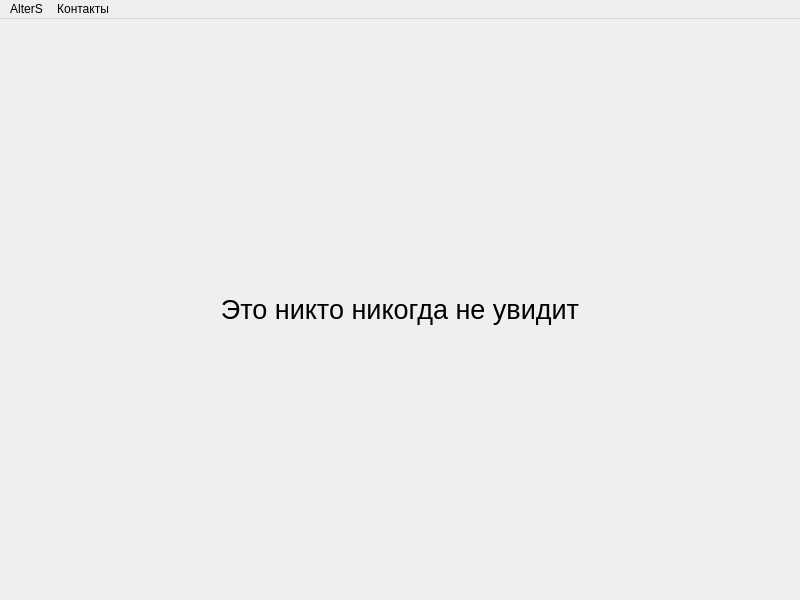
<?xml version="1.0" encoding="UTF-8"?>
<ui version="4.0">
 <class>MainWindow</class>
 <widget class="QMainWindow" name="MainWindow">
  <property name="geometry">
   <rect>
    <x>0</x>
    <y>0</y>
    <width>800</width>
    <height>600</height>
   </rect>
  </property>
  <property name="minimumSize">
   <size>
    <width>400</width>
    <height>300</height>
   </size>
  </property>
  <property name="maximumSize">
   <size>
    <width>800</width>
    <height>600</height>
   </size>
  </property>
  <property name="windowTitle">
   <string>AlterS</string>
  </property>
  <property name="autoFillBackground">
   <bool>true</bool>
  </property>
  <widget class="QWidget" name="centralWidget">
   <property name="styleSheet">
    <string notr="true"/>
   </property>
   <layout class="QGridLayout" name="gridLayout">
    <property name="leftMargin">
     <number>0</number>
    </property>
    <property name="topMargin">
     <number>0</number>
    </property>
    <property name="rightMargin">
     <number>0</number>
    </property>
    <property name="bottomMargin">
     <number>0</number>
    </property>
    <property name="spacing">
     <number>0</number>
    </property>
    <item row="0" column="0">
     <widget class="QLabel" name="label">
      <property name="font">
       <font>
        <pointsize>20</pointsize>
       </font>
      </property>
      <property name="text">
       <string>Это никто никогда не увидит</string>
      </property>
      <property name="alignment">
       <set>Qt::AlignCenter</set>
      </property>
     </widget>
    </item>
   </layout>
  </widget>
  <widget class="QMenuBar" name="menuBar">
   <property name="geometry">
    <rect>
     <x>0</x>
     <y>0</y>
     <width>800</width>
     <height>21</height>
    </rect>
   </property>
   <widget class="QMenu" name="menuAlterS">
    <property name="title">
     <string>AlterS</string>
    </property>
    <addaction name="action"/>
    <addaction name="action_5"/>
    <addaction name="action_7"/>
    <addaction name="separator"/>
    <addaction name="action_2"/>
    <addaction name="action_4"/>
   </widget>
   <widget class="QMenu" name="menu">
    <property name="title">
     <string>Контакты</string>
    </property>
   </widget>
   <addaction name="menuAlterS"/>
   <addaction name="menu"/>
  </widget>
  <action name="action_2">
   <property name="text">
    <string>О программе</string>
   </property>
  </action>
  <action name="action_4">
   <property name="text">
    <string>Выход</string>
   </property>
  </action>
  <action name="action">
   <property name="text">
    <string>Главная страница</string>
   </property>
  </action>
  <action name="action_5">
   <property name="text">
    <string>Аккаунт</string>
   </property>
  </action>
  <action name="action_7">
   <property name="text">
    <string>Настройки</string>
   </property>
  </action>
 </widget>
 <layoutdefault spacing="6" margin="11"/>
 <resources/>
 <connections/>
</ui>
